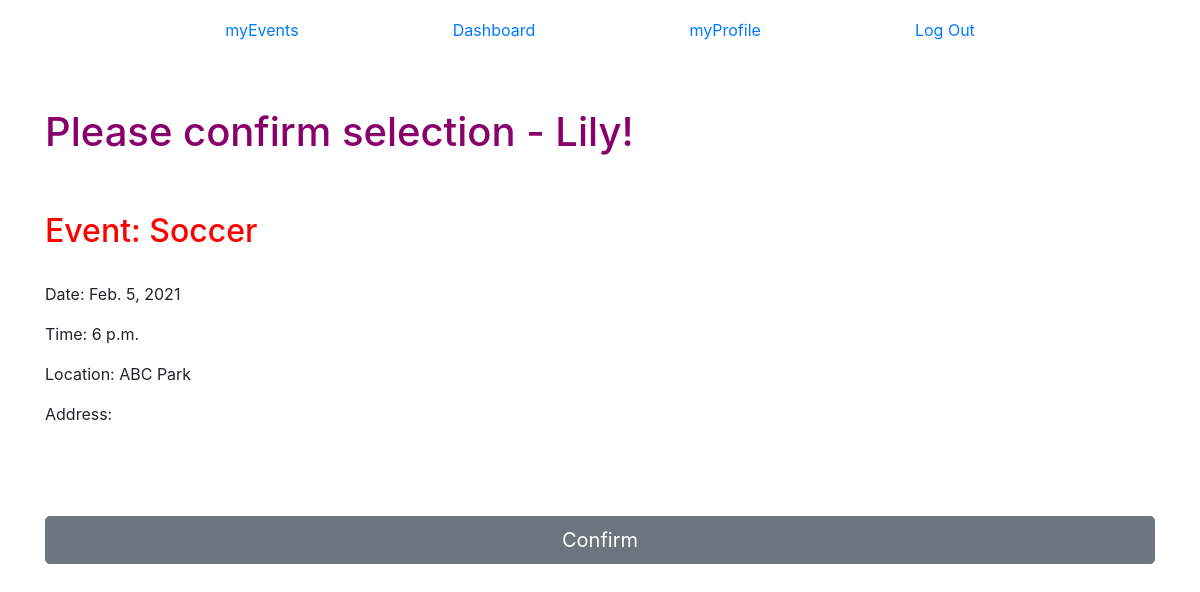
Page /ABC/event/1/newJoin (signed in) on the earlier database version.
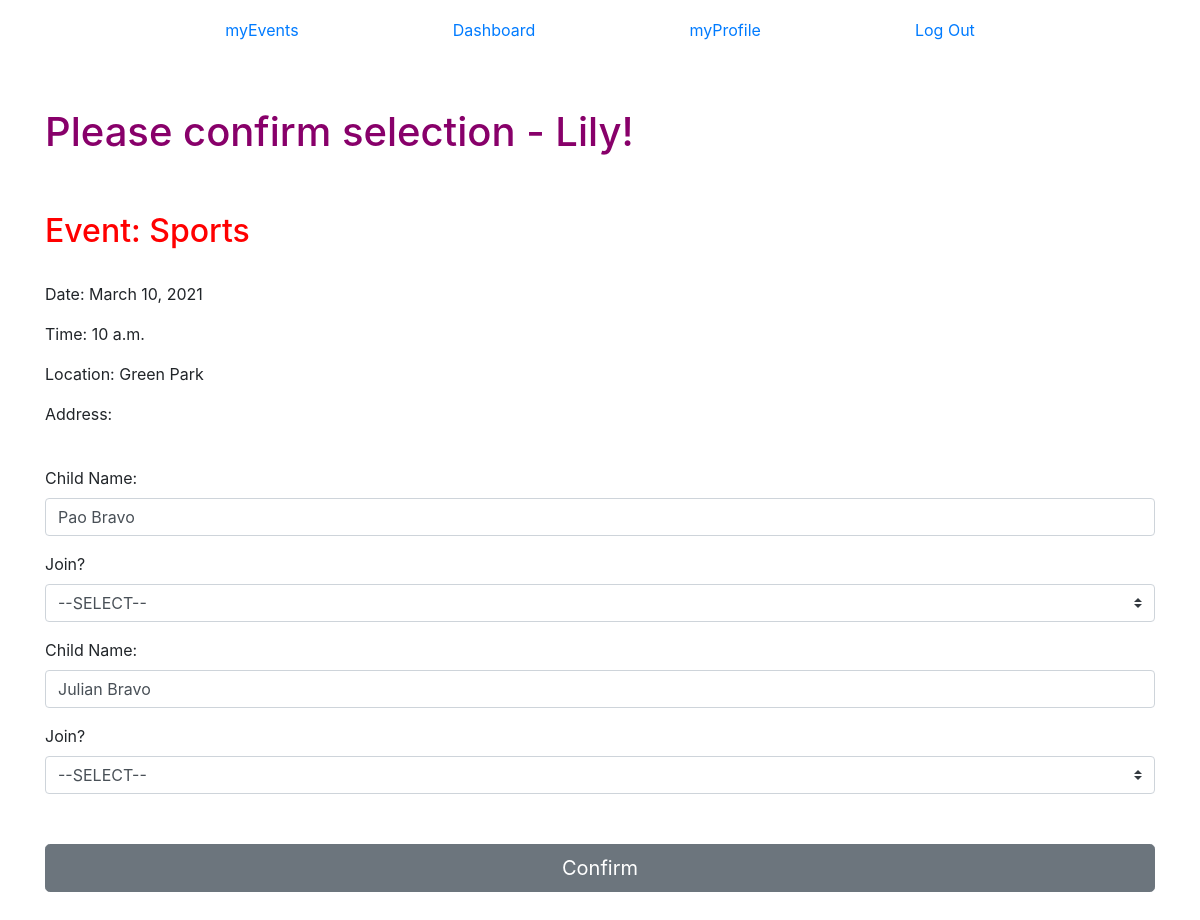
Same page on the later database version.
### group_app/models.py (models this page shows, shortened)
class Event(models.Model):
    event_name = models.CharField(max_length=250)
    location = models.CharField(max_length=250)
    event_date = models.DateField()
    event_time = models.TimeField()
    max_capacity = models.IntegerField()
    current_enrolled = models.IntegerField(default=0)
    action_class_full = models.BooleanField(default=False)
    street_address = models.CharField(max_length=255)
    city = models.CharField(max_length=60)
    state = models.CharField(max_length=2)
    zip_code = models.CharField(max_length=5)
    child_event = models.ManyToManyField(Child, related_name='enrolled_child')
    user_event = models.ManyToManyField(User, related_name='enrolled_user')

class Child(models.Model):
    first_name = models.CharField(max_length=50)
    last_name = models.CharField(max_length=50)
    birth_date = models.DateTimeField()
    gender = models.CharField(max_length=10)
    age = models.IntegerField()
    program = models.CharField(max_length=20)
    created_at = models.DateTimeField(auto_now_add=True)
    updated_at = models.DateTimeField(auto_now=True)
    parent_child = models.ForeignKey(
        User, related_name="enrolled_parent", on_delete=models.CASCADE)
    objects = ChildManager()
    def full_name(self):
        return f"{self.first_name} {self.last_name}"

### group_app/views.py (the view)
# urls.py: path('event/<int:event_id>/newJoin', views.viewJoin),
def viewJoin(request, event_id):
    if 'user_id' not in request.session:
        return redirect('/ABC')
    user = User.objects.get(id=request.session['user_id'])
    children = user.enrolled_parent.all()
    event = Event.objects.get(id=event_id)
    context = {
        'user': user,
        'children': children,
        'user_event': event,
    }
    return render(request, 'newJoin.html', context)

### group_app/templates/newJoin.html (shortened to what this page needs)
<!DOCTYPE html>
<html lang="en">
<head>
    <link href="https://stackpath.bootstrapcdn.com/bootstrap/4.5.0/css/bootstrap.min.css" rel="stylesheet"
>
    {% load static %}
    <link rel="stylesheet" href="{% static 'css/style.css' %}">
</head>
<body>
    <div class="container">
        <nav class="navbar">
            <a href="/ABC/myEvents">myEvents</a>
            <a href="/ABC/dashboard">Dashboard</a>
            <a href="/ABC/myProfile">myProfile</a>
            <a class="float-right" href="/ABC/logout">Log Out</a>
        </nav>
        <br>
        <br>
        <section id="event_info">
            <div>
                <h1>Please confirm selection - {{ user.first_name }}!</h1>
            </div>
            <br>
            <br>
            <h2>Event: {{ user_event.event_name }}</h2>
            <br>
            <p>Date: {{ user_event.event_date }}</p>
            <p>Time: {{ user_event.event_time }}</p>
            <p>Location: {{ user_event.location }}</a></p>
            <p>Address: {{ user_event.full_address }}</p>
        </section>
        <br>
        <section id="child_info">
            <div>
                <form action="/ABC/{{user_event.id}}/confirmJoin" method="POST">
                    {% for child in children %}
                    <div class="form-group">
                        <label for="name">Child Name:</label>
                        <input type="text" class="form-control" value="{{child.full_name}}">
                    </div>
                    <div class="form-group">
                        <label for="join">Join?</label>
                        <select class="custom-select" id="selector" name="dropdown">
                            <option value="none">--SELECT--</option>
                        </select>
                    </div>
                    {% endfor %}
                    <div class="form-group">
                        <button class="btn btn-secondary btn-lg btn-block" type="submit" id="btn">Confirm</button>
                    </div>
                </form>
            </div>
            <br>
            <br>
        </section>
    </div>
</body>
</html>

Differences in the rows shown:
changed Event: event_name "Soccer" → "Sports"; event_date "Feb. 5, 2021" → "March 10, 2021"; event_time "6 p.m." → "10 a.m."; location "ABC Park" → "Green Park"
added Child: full_name "Pao Bravo"
added Child: full_name "Julian Bravo"
